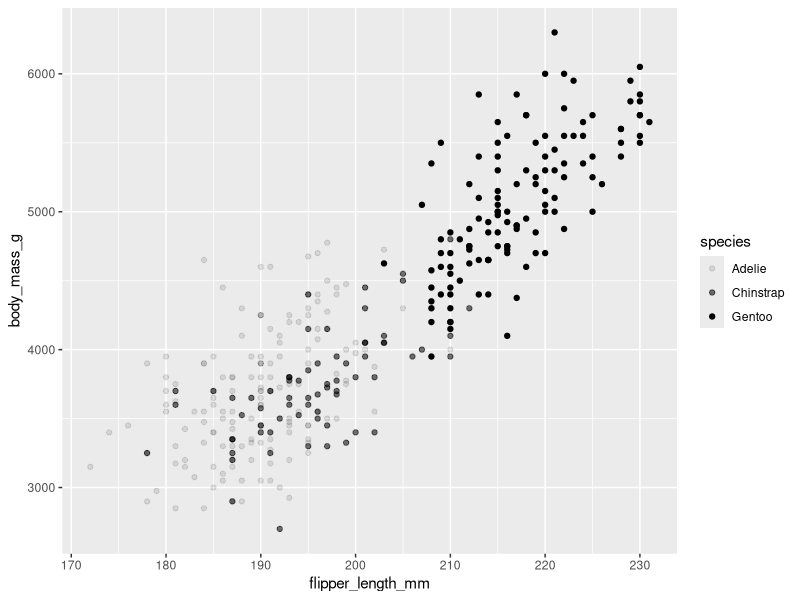
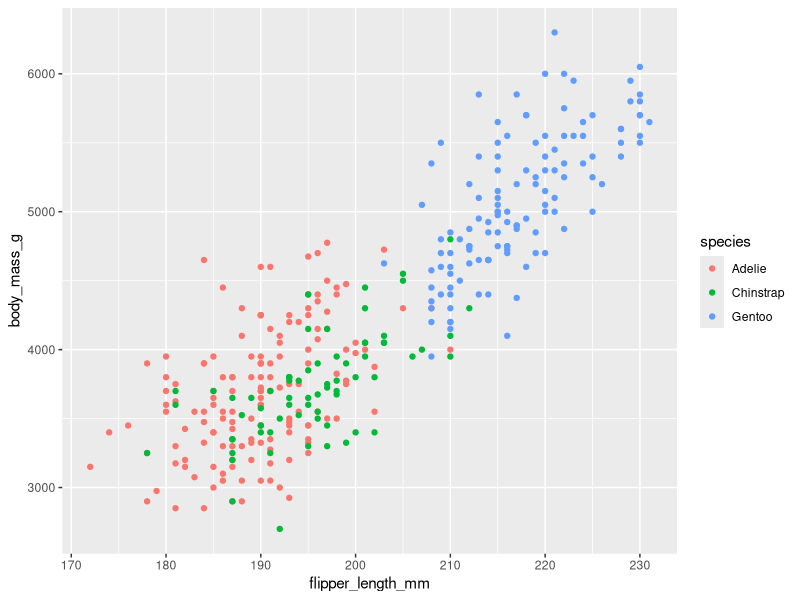
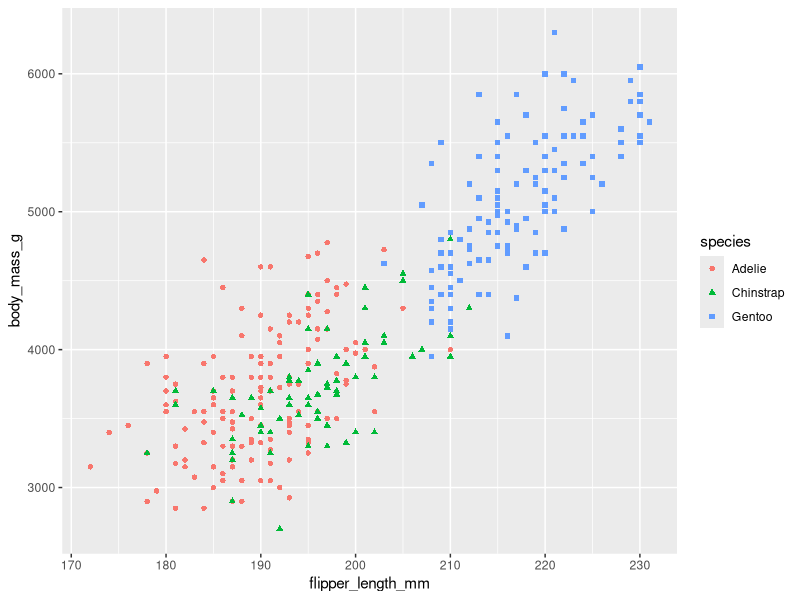
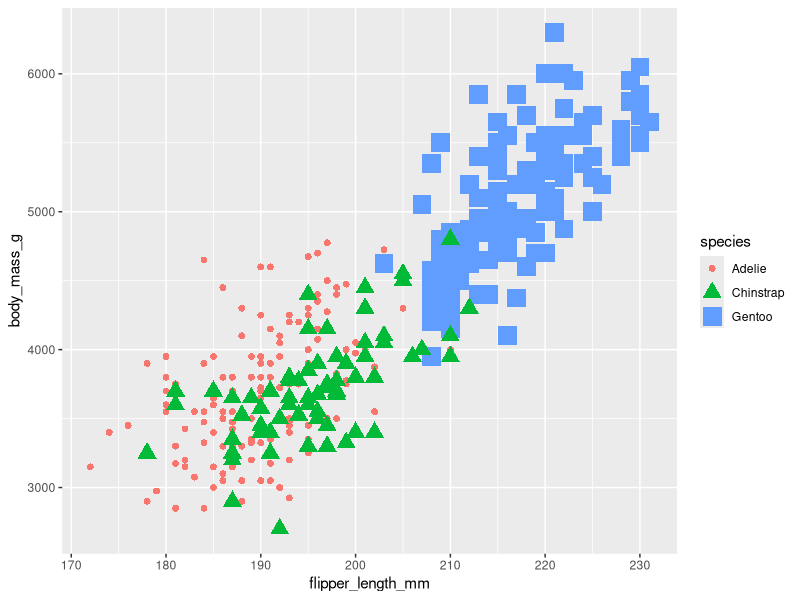
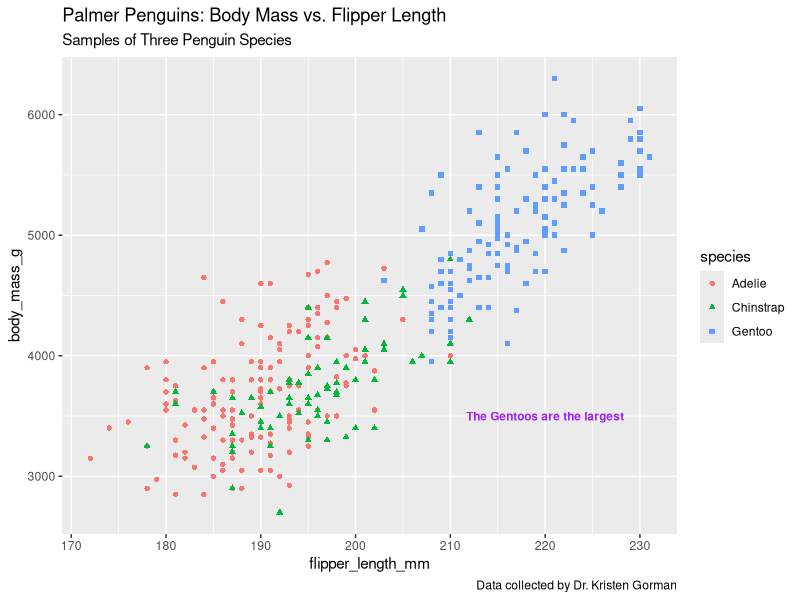

The R source for these figures, in order:
library("ggplot2")
library("palmerpenguins")

ggplot(data=penguins)+geom_point(mapping=aes(x=flipper_length_mm, y=body_mass_g, alpha=species))

ggplot(data=penguins)+geom_point(mapping=aes(x=flipper_length_mm,y=body_mass_g,colour=species))

ggplot(data=penguins)+geom_point(mapping=aes(x=flipper_length_mm,y=body_mass_g,colour=species, shape=species))

ggplot(data=penguins)+geom_point(mapping=aes(x=flipper_length_mm,y=body_mass_g,colour=species, shape=species, size=species))

ggplot(data=penguins)+geom_point(mapping=aes(x=flipper_length_mm,y=body_mass_g,colour=species, shape=species))+labs(title="Palmer Penguins: Body Mass vs. Flipper Length", subtitle="Samples of Three Penguin Species", caption="Data collected by Dr. Kristen Gorman")+
  annotate("text", x=220,y=3500,label="The Gentoos are the largest", color="purple", fontface="bold", size=3)
